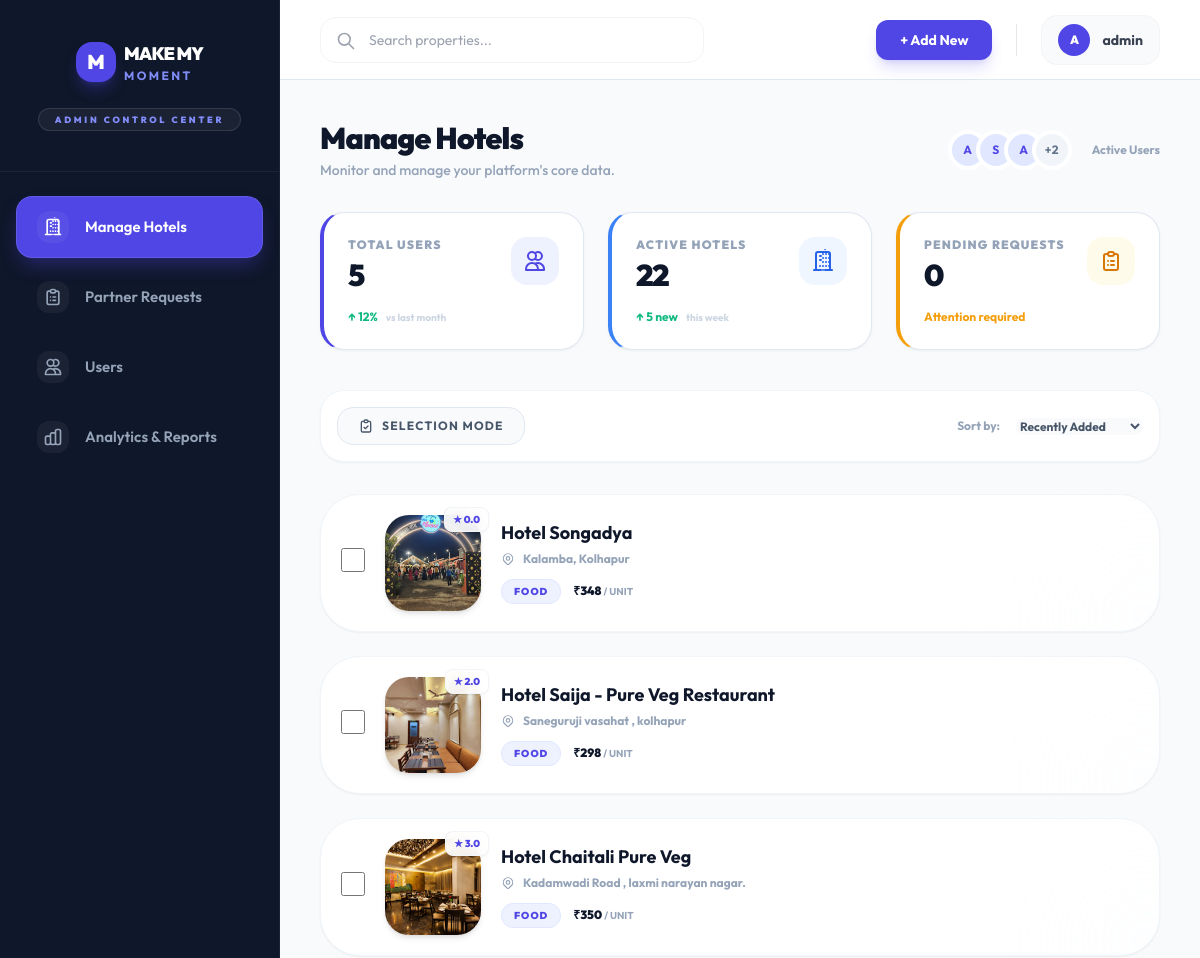
Page /admin (signed in, upper part) on the earlier database version.
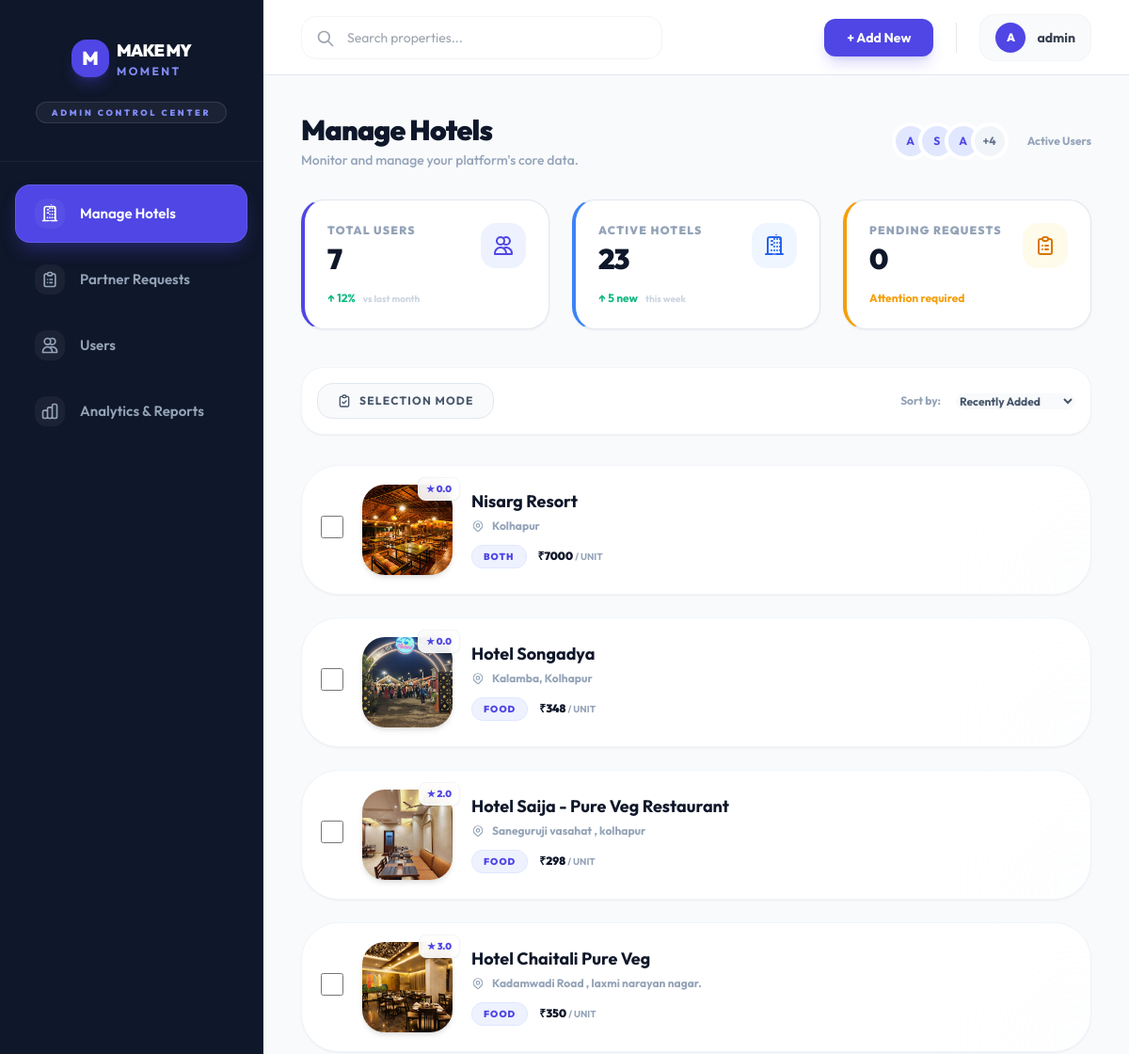
Same page on the later database version.
### models.py (models this page shows, shortened)
class User(db.Model, UserMixin):
    __tablename__ = 'users'
    id = db.Column(db.Integer, primary_key=True)
    username = db.Column(db.String(80), unique=True, nullable=False)
    email = db.Column(db.String(120), unique=True, nullable=False)
    password_hash = db.Column(db.String(128), nullable=False)
    role = db.Column(db.String(20), default='user') # 'admin' or 'user'

class Hotel(db.Model):
    __tablename__ = 'hotels'
    id = db.Column(db.Integer, primary_key=True)
    name = db.Column(db.String(100), nullable=False)
    price = db.Column(db.Float, default=0.0)
    rating = db.Column(db.Float, default=0.0)
    location = db.Column(db.String(150), nullable=False)
    type = db.Column(db.String(100)) # e.g., 'solo, couple, family, friends'
    amenities = db.Column(db.JSON) # JSON field for amenities
    food_available = db.Column(db.Boolean, default=True)
    status = db.Column(db.String(20), default='approved') # 'approved' or 'pending'
    category = db.Column(db.String(50), nullable=False) # 'Stay', 'Food', 'Both'
    image_url = db.Column(db.String(255))
    google_maps_url = db.Column(db.String(255))
    description = db.Column(db.Text)
    created_at = db.Column(db.DateTime, default=datetime.utcnow)
    famous_for = db.Column(db.Text, nullable=True)
    food_menu = db.Column(db.Text, nullable=True)
    additional_images = db.Column(db.JSON, nullable=True) # List of URLs
    tags = db.Column(db.JSON, nullable=True) # List of tags
    one_night_charge = db.Column(db.Float, nullable=True) # Specific for Stay/Both

### app.py (the view)
@app.route('/admin')
@login_required
def admin():
    if current_user.role != 'admin': return redirect(url_for('index'))
    hotels = Hotel.query.order_by(Hotel.created_at.desc()).all()
    requests = HotelRequest.query.filter_by(status='pending').all()
    users = User.query.all()
    from collections import Counter
    searches = db.session.query(SearchHistory).all()
    search_queries = [s.query.lower() for s in searches]
    top_searches = dict(Counter(search_queries).most_common(5))
    if not top_searches:
        top_searches = {'budget stay': 120, 'veg food': 85, 'luxury resort': 64, 'pool': 45} # Fallback for empty DB
    approved_hotels = [h for h in hotels if h.status == 'approved']
    total_food = sum(1 for h in approved_hotels if h.category == 'Food')
    total_stay = sum(1 for h in approved_hotels if h.category == 'Stay')
    total_both = sum(1 for h in approved_hotels if h.category == 'Both')
    avg_rating = round(sum(h.rating for h in approved_hotels) / len(approved_hotels), 1) if approved_hotels else 0.0
    all_requests = HotelRequest.query.all()
    pending_reqs = sum(1 for r in all_requests if r.status == 'pending')
    approved_reqs = sum(1 for r in all_requests if r.status == 'approved')
    rejected_reqs = sum(1 for r in all_requests if r.status == 'rejected')
    analytics_data = {
        'top_searches': top_searches,
        'hotel_distribution': {'Food': total_food, 'Stay': total_stay, 'Both': total_both},
        'avg_rating': avg_rating,
        'partner_requests': {'Pending': pending_reqs, 'Approved': approved_reqs, 'Rejected': rejected_reqs}
    }
    return render_template('admin.html', hotels=hotels, requests=requests, users=users, analytics_data=analytics_data)

### templates/admin.html (shortened to what this page needs)
{% extends "base.html" %}
{% block content %}
<div class="dashboard-container">
    <div class="sidebar" id="sidebar">
        <div class="sidebar-header flex flex-col items-center text-center">
            <a href="/" class="group flex items-center gap-2 mb-2">
                <div class="w-10 h-10 bg-indigo-600 rounded-2xl flex items-center justify-center shadow-lg shadow-indigo-600/30 group-hover:rotate-12 transition-all">
                    <span class="text-white font-black text-xl">M</span>
                </div>
                <div class="flex flex-col items-start leading-none">
                    <span class="text-white font-black text-lg tracking-tighter uppercase">Make My</span>
                    <span class="text-indigo-400 font-bold text-xs uppercase tracking-[0.2em]">Moment</span>
                </div>
            </a>
            <div class="mt-4 px-4 py-1.5 rounded-full bg-white/5 border border-white/10">
                <p class="text-[9px] font-black text-indigo-400 uppercase tracking-[0.3em] leading-none">Admin Control Center</p>
            </div>
        </div>
        <div class="sidebar-nav">
            <div onclick="switchTab('hotels')" id="tab-hotels" class="nav-item active">
                <div class="w-8 h-8 rounded-xl bg-white/5 flex items-center justify-center group-hover:bg-indigo-500 transition-smooth">
                </div>
                <span>Manage Hotels</span>
            </div>
            <div onclick="switchTab('requests')" id="tab-requests" class="nav-item">
                <div class="w-8 h-8 rounded-xl bg-white/5 flex items-center justify-center group-hover:bg-indigo-500 transition-smooth">
                </div>
                <span>Partner Requests</span>
            </div>
            <div onclick="switchTab('users')" id="tab-users" class="nav-item">
                <div class="w-8 h-8 rounded-xl bg-white/5 flex items-center justify-center group-hover:bg-indigo-500 transition-smooth">
                    <svg class="w-5 h-5" fill="none" stroke="currentColor" viewBox="0 0 24 24"><path stroke-linecap="round" stroke-linejoin="round" stroke-width="2" d="M12 4.354a4 4 0 110 5.292M15 21H3v-1a6 6 0 0112 0v1zm0 0h6v-1a6 6 0 00-9-5.197M13 7a4 4 0 11-8 0 4 4 0 018 0z"></path></svg>
                </div>
                <span>Users</span>
            </div>
            <div onclick="switchTab('analytics')" id="tab-analytics" class="nav-item">
                <div class="w-8 h-8 rounded-xl bg-white/5 flex items-center justify-center group-hover:bg-indigo-500 transition-smooth">
                </div>
                <span>Analytics & Reports</span>
            </div>
        </div>
    </div>
    <div class="main-content">
        <div class="top-bar">
            <div class="flex items-center gap-8">
                <div id="admin-search-container" class="relative w-96">
                    <input type="text" id="admin-hotel-search" oninput="filterAdminHotels(this.value)" placeholder="Search properties..." class="input-perfect !rounded-2xl !pl-12 !py-3 !text-sm !border-gray-100">
                    <svg class="w-5 h-5 text-gray-400 absolute left-4 top-3.5" fill="none" stroke="currentColor" viewBox="0 0 24 24"><path stroke-linecap="round" stroke-linejoin="round" stroke-width="2" d="M21 21l-6-6m2-5a7 7 0 11-14 0 7 7 0 0114 0z"></path></svg>
                </div>
            </div>
            <div class="flex items-center gap-6">
                <button onclick="openAddModal()" class="bg-indigo-600 text-white px-6 py-2.5 rounded-xl font-bold hover:bg-indigo-700 transition-smooth shadow-lg shadow-indigo-600/20 text-sm">
                    + Add New
                </button>
                <div class="flex items-center gap-3 bg-gray-50 px-4 py-2 rounded-2xl border border-gray-100">
                    <div class="w-8 h-8 rounded-full bg-indigo-600 flex items-center justify-center text-white font-black text-xs uppercase">
                        {{ current_user.username[0] }}
                    </div>
                    <span class="text-sm font-bold text-gray-700">{{ current_user.username }}</span>
                </div>
            </div>
        </div>
        <div class="content-inner">
            <div class="mb-10">
                <div class="flex justify-between items-center mb-8">
                    <div>
                        <h2 class="text-3xl font-black text-slate-900 tracking-tight" id="page-title">Manage Hotels</h2>
                        <p class="text-slate-400 text-sm font-medium mt-1">Monitor and manage your platform's core data.</p>
                    </div>
                    <div class="flex items-center gap-3">
                        <div class="flex -space-x-3">
                            {% for user in users[:3] %}
                            <div class="w-10 h-10 rounded-full border-4 border-white bg-indigo-100 flex items-center justify-center text-indigo-600 font-bold text-xs">
                                {{ user.username[0]|upper }}
                            </div>
                            {% endfor %}
                            {% if users|length > 3 %}
                            <div class="w-10 h-10 rounded-full border-4 border-white bg-slate-100 flex items-center justify-center text-slate-500 font-bold text-xs">
                                +{{ users|length - 3 }}
                            </div>
                            {% endif %}
                        </div>
                        <span class="text-xs font-bold text-slate-400 ml-2">Active Users</span>
                    </div>
                </div>
                <div class="grid grid-cols-1 md:grid-cols-3 gap-6">
                    <div class="stat-card border-l-4 border-l-indigo-600">
                        <div class="flex justify-between items-start">
                            <div>
                                <p class="text-xs font-black text-slate-400 uppercase tracking-widest mb-1">Total Users</p>
                                <p class="text-3xl font-black text-slate-900 tracking-tighter">{{ users|length }}</p>
                            </div>
                            <div class="p-3 bg-indigo-50 text-indigo-600 rounded-2xl">
                                <svg class="w-6 h-6" fill="none" stroke="currentColor" viewBox="0 0 24 24"><path stroke-linecap="round" stroke-linejoin="round" stroke-width="2" d="M12 4.354a4 4 0 110 5.292M15 21H3v-1a6 6 0 0112 0v1zm0 0h6v-1a6 6 0 00-9-5.197M13 7a4 4 0 11-8 0 4 4 0 018 0z"></path></svg>
                            </div>
                        </div>
                        <div class="mt-4 flex items-center gap-2">
                            <span class="text-emerald-500 text-xs font-bold">↑ 12%</span>
                            <span class="text-slate-300 text-[10px] font-bold">vs last month</span>
                        </div>
                    </div>
                    <div class="stat-card border-l-4 border-l-blue-500">
                        <div class="flex justify-between items-start">
                            <div>
                                <p class="text-xs font-black text-slate-400 uppercase tracking-widest mb-1">Active Hotels</p>
                                <p class="text-3xl font-black text-slate-900 tracking-tighter">{{ hotels|length }}</p>
                            </div>
                            <div class="p-3 bg-blue-50 text-blue-600 rounded-2xl">
                            </div>
                        </div>
                        <div class="mt-4 flex items-center gap-2">
                            <span class="text-emerald-500 text-xs font-bold">↑ 5 new</span>
                            <span class="text-slate-300 text-[10px] font-bold">this week</span>
                        </div>
                    </div>
                    <div class="stat-card border-l-4 border-l-amber-500">
                        <div class="flex justify-between items-start">
                            <div>
                                <p class="text-xs font-black text-slate-400 uppercase tracking-widest mb-1">Pending Requests</p>
                                <p class="text-3xl font-black text-slate-900 tracking-tighter">{{ requests|length }}</p>
                            </div>
                            <div class="p-3 bg-amber-50 text-amber-600 rounded-2xl">
                            </div>
                        </div>
                        <div class="mt-4 flex items-center gap-2">
                            <span class="text-amber-500 text-xs font-bold">Attention required</span>
                        </div>
                    </div>
                </div>
            </div>
            <div class="flex justify-between items-center mb-8 bg-white p-4 rounded-3xl border border-slate-100 shadow-sm">
                <div class="flex items-center gap-4">
                    <button onclick="toggleSelectionMode()" id="selection-mode-toggle" class="selection-mode-btn flex items-center gap-2 px-5 py-2.5 bg-slate-50 border border-slate-200 rounded-2xl font-bold text-xs uppercase tracking-widest hover:bg-slate-100 transition-smooth text-slate-600">
                        <svg class="w-4 h-4" fill="none" stroke="currentColor" viewBox="0 0 24 24"><path stroke-linecap="round" stroke-linejoin="round" stroke-width="2" d="M9 5H7a2 2 0 00-2 2v12a2 2 0 002 2h10a2 2 0 002-2V7a2 2 0 00-2-2h-2M9 5a2 2 0 002 2h2a2 2 0 002-2M9 5a2 2 0 012-2h2a2 2 0 012 2m-6 9l2 2 4-4"></path></svg>
                        Selection Mode
                    </button>
                </div>
                <div class="flex items-center gap-4">
                    <span class="text-xs font-bold text-slate-400">Sort by:</span>
                    <select class="bg-slate-50 border-none rounded-xl text-xs font-bold text-slate-600 focus:ring-0 cursor-pointer">
                        <option>Recently Added</option>
                    </select>
                </div>
            </div>
            <div id="hotels-panel" class="grid grid-cols-1 xl:grid-cols-2 gap-6">
                {% for hotel in hotels %}
                <div class="hotel-admin-card bg-white p-5 rounded-[2.5rem] shadow-sm border border-slate-100 flex justify-between items-center hover:shadow-xl hover:border-indigo-100 transition-smooth group relative overflow-hidden" data-id="{{ hotel.id }}" data-name="{{ hotel.name.lower() }}" data-loc="{{ hotel.location.lower() }}">
                    <div class="flex gap-5 items-center z-10">
                        <div class="checkbox-wrapper">
                            <input type="checkbox" class="hotel-checkbox w-6 h-6 rounded-xl border-slate-300 text-indigo-600 focus:ring-indigo-500 cursor-pointer" onchange="updateBulkUI()">
                        </div>
                        <div class="relative flex-shrink-0">
                            <img src="{{ hotel.image_url }}" class="w-24 h-24 rounded-3xl object-cover shadow-md" alt="">
                            <div class="absolute -top-2 -right-2 bg-white/90 backdrop-blur px-2 py-1 rounded-lg text-[10px] font-black text-indigo-600 shadow-sm border border-slate-100">
                                ★ {{ hotel.rating|round(1) }}
                            </div>
                        </div>
                        <div class="min-w-0">
                            <div class="flex items-center gap-2 mb-1.5">
                                <h3 class="font-bold text-lg text-slate-900 leading-tight truncate">{{ hotel.name }}</h3>
                            </div>
                            <div class="flex items-center gap-2 mb-3">
                                <p class="text-slate-400 text-xs font-bold truncate">{{ hotel.location }}</p>
                            </div>
                            <div class="flex items-center gap-3">
                                <span class="px-3 py-1 rounded-xl text-[10px] font-black uppercase tracking-widest bg-indigo-50 text-indigo-600 border border-indigo-100">{{ hotel.category }}</span>
                                <span class="text-slate-900 text-xs font-black">₹{{ hotel.price|int }} <span class="text-slate-400 font-bold text-[10px] uppercase">/ unit</span></span>
                            </div>
                        </div>
                    </div>
                    <div class="absolute -bottom-12 -right-12 w-32 h-32 bg-indigo-50/20 rounded-full blur-3xl group-hover:bg-indigo-500/10 transition-smooth"></div>
                </div>
                {% endfor %}
            </div>
        </div>
    </div>
</div>
{% endblock %}

### templates/base.html (shortened to what this page needs)
<!DOCTYPE html>
<html lang="en">
<head>
    <script src="https://cdn.tailwindcss.com"></script>
    <link rel="stylesheet" href="{{ url_for('static', filename='css/theme.css') }}">
    <link rel="stylesheet" href="{{ url_for('static', filename='css/navbar.css') }}">
    <link rel="stylesheet" href="{{ url_for('static', filename='css/cards.css') }}">
    <link rel="stylesheet" href="{{ url_for('static', filename='css/auth.css') }}">
    <link rel="stylesheet" href="{{ url_for('static', filename='css/animations.css') }}">
</head>
<body class="bg-gray-50 text-gray-900">
    <main>
        {% block content %}{% endblock %}
    </main>
</body>
</html>

Differences in the rows shown:
added Hotel: image_url (picture), rating "0.0", name "Nisarg Resort", location "Kolhapur", category "BOTH", price "7000"
Other differences:
{{ users|length - 3 }}: "2" → "4"
{{ users|length }}: "5" → "7"
{{ hotels|length }}: "22" → "23"
